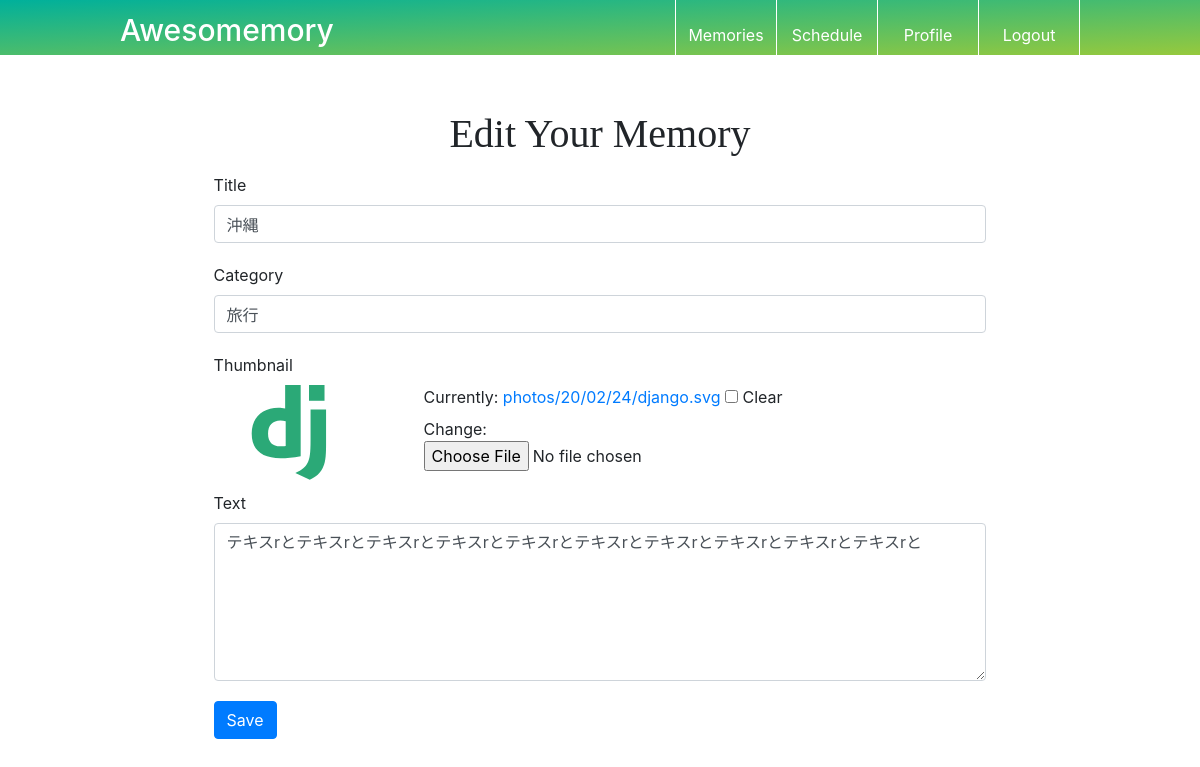
Page /post/update/1 (signed in) on the committed database.
### post/models.py (models this page shows, shortened)
class Post(models.Model):
    created_by  = models.ForeignKey(User, on_delete=models.CASCADE)
    title      = models.CharField('タイトル', max_length=50)
    category   = models.CharField('カテゴリー', max_length=50, null=True, blank=True)
    image      = models.FileField('画像', upload_to='photos/%y/%m/%d', null=True, blank=True)
    text       = models.TextField()
    created_at = models.DateTimeField(auto_now_add=True)
    updated_at = models.DateTimeField(auto_now=True)

### post/views.py (the view, shortened to what this page needs)
# urls.py: path('update/<int:pk>', views.PostUpdate.as_view(), name='post_update'),
class PostUpdate(LoginRequiredMixin, generic.UpdateView):
    model = Post
    form_class = PostForm
    template_name = 'post/post_update.html'

### post/forms.py (shortened to what this page needs)
class PostForm(forms.ModelForm):
    class Meta:
        model = Post
        fields = ['title', 'category', 'image', 'text']
        widgets = {
            'text': forms.Textarea(attrs={'rows':6, 'cols':15}),
        }

### templates/post/post_update.html (shortened to what this page needs)
{% extends 'base.html' %}
{% load static %}
{% load widget_tweaks %}
{% block css %}<link rel="stylesheet" href="{% static 'css/post/post_create.css' %}">{% endblock %}
{% block content %}
<section class="post-section">
    <div class="post-create">
        <h2 class="sub-title post-update-title">Edit Your Memory</h2>
        <form class="post-form" method="Post" enctype="multipart/form-data">
            <label for="title">Title</label>
            {{ form.title|add_class:"form-control" }}
            <label for="category">Category</label>
            {{ form.category|add_class:"form-control" }}
            <label for="thumbnail">Thumbnail</label>
            <div class="thumbnail-form-box">
                <div class="thumbnail-img">
                    <img src="{{ post.image.url }}" width="150" height="95">
                </div>
                <div class="thumbnail-form">
                    {{ form.image | add_class:"form-control-file" }}
                </div>
            </div>
            <label for="text">Text</label>
            {{ form.text|add_class:"form-control" }}
            <button type="submit" class="update-save btn btn-primary">Save</button>
        </form>
    </div>
</section>
{% endblock %}

### static/css/main.css (style rules this page uses)
* { box-sizing: border-box; padding: 0; margin: 0; text-decoration: none; list-style: none; }
body { width: 100%; height: 760px; }
ul, h1, h2, h3, p, a { padding: 0; margin: 0; }
.sub-title { font-size: 40px; font-family: cursive; font-style: bold; padding: 50px 0 50px 0; margin: 0; text-align: center; color: linear-gradient(to bottom right, #00b09b, #96c93d); }

### static/css/post/post_create.css (style rules this page uses)
.post-section { width: 100%; height: auto; }
.post-form { width: 70%; margin: 0 auto; }
.form-control { margin-bottom: 20px; }
.form-control-file { margin-bottom: 20px; }
.post-update-title { margin-bottom: -35px; }
.thumbnail-form-box { display: flex; flex-direction: row; }
.thumbnail-form { padding-left: 60px; }

### rows in the picture
Post: title "沖縄", category "旅行", image (picture), text "テキスrとテキスrとテキスrとテキスrとテキスrとテキスrとテキスrとテキスrとテキスrとテキスrと"
